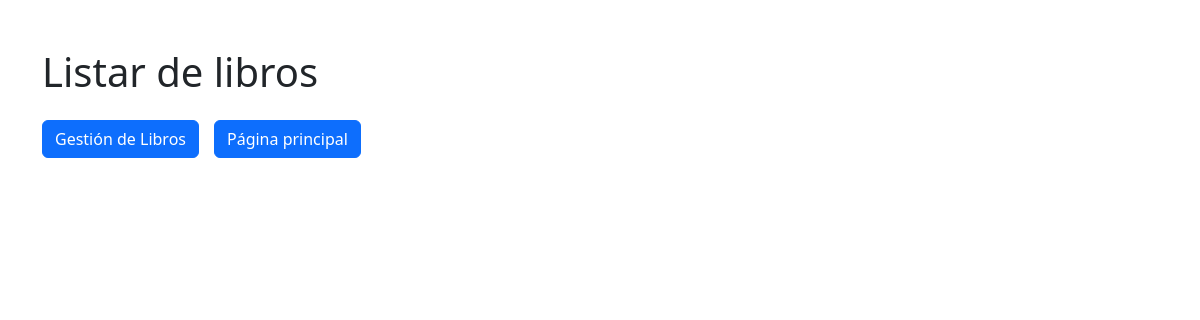
The page /libros/libros on the database as committed earlier.
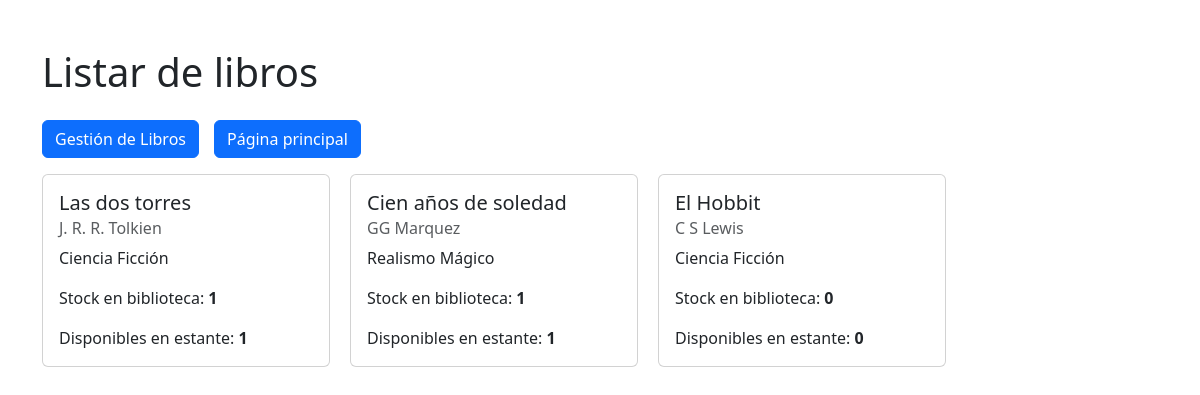
The same page on the database as committed later.
### libros/models.py (models this page shows, shortened)
class Libro(models.Model):
    nombre=models.CharField(max_length=150)
    autor=models.ForeignKey(Autor,on_delete=models.SET_NULL, null=True, blank=True, related_name = 'name')
    categoria=models.ForeignKey(Categoria,on_delete=models.SET_NULL, null=True, blank=True, related_name = 'name')
    stock=models.IntegerField(default=0)
    existencia=models.IntegerField(default=0)

class Autor(models.Model):
    nombre=models.CharField(max_length=200)
    descripcion=models.CharField(max_length=250,default='', null=True, blank=True)
    def __str__(self):
        return self.nombre

class Categoria(models.Model):
    nombre=models.CharField(max_length=150)
    descripcion=models.CharField(max_length=250,default='', null=True, blank=True)
    def __str__(self) -> str:
        return self.nombre

### libros/views.py (the view)
# urls.py: path('libros',views.listarlibros,name='listarlibros'),
def listarlibros(request):
    query=models.Libro.objects.all()
    context={'libros': query}
    return render(request, 'libros/listarlibros.html', context)

### libros/templates/libros/listarlibros.html
{% extends 'core/base.html' %}
{% block title %}
    <h1>Listar de libros</h1>
{% endblock title %}
{% block content %}
<div style="display: flex;gap: 15px;" class="py-3 ">
    <div class="">
        <a class="btn btn-primary" href='{% url 'libros:home' %}'>Gestión de Libros</a>
    </div>
    <div class="">
        <a class="btn btn-primary" href='{% url 'core:home' %}'>Página principal</a>
    </div>
</div>
<div style="display: flex; gap: 20px;">
    {% for libro in libros  %}
        <div class="card" style="width: 18rem;">
            <div class="card-body">
                <h5 class="card-title">{{libro.nombre}}</h5>
                <h6 class="card-subtitle mb-2 text-muted">{{libro.autor}}</h6>
                <p class="card-text">{{libro.categoria}}</p>
                <p class="card-text">Stock en biblioteca: <strong>{{libro.stock}}</strong></p>
                <p class="card-text">Disponibles en estante: <strong>{{libro.existencia}}</strong></p>
            </div>
        </div>
        {% endfor %}
</div>
{% endblock content %}

### core/templates/core/base.html (shortened to what this page needs)
<!DOCTYPE html>
<html lang="es">
<head>
    <link href="https://cdn.jsdelivr.net/npm/bootstrap@5.3.3/dist/css/bootstrap.min.css" rel="stylesheet">
</head>
<body>
    <div class="container py-5">
        {% block title %}
        {% endblock title %}
        {% block content %}
        {% endblock content %}
    </div>
</body>
</html>

Rows that differ between the two databases and show on the page:
added Libro: nombre "Las dos torres", autor "J. R. R. Tolkien", categoria "Ciencia Ficción", stock "1", existencia "1"
added Libro: nombre "Cien años de soledad", autor "GG Marquez", categoria "Realismo Mágico", stock "1", existencia "1"
added Libro: nombre "El Hobbit", autor "C S Lewis", categoria "Ciencia Ficción", stock "0", existencia "0"
